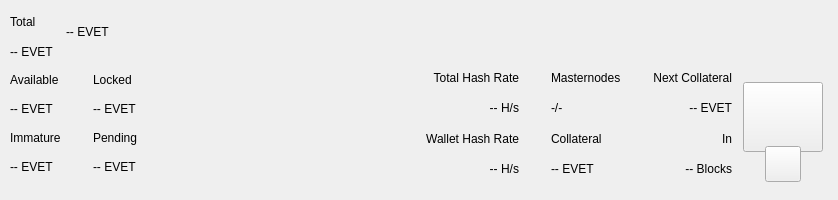
<?xml version="1.0" encoding="UTF-8"?>
<ui version="4.0">
 <class>TopBar</class>
 <widget class="QWidget" name="TopBar">
  <property name="geometry">
   <rect>
    <x>0</x>
    <y>0</y>
    <width>838</width>
    <height>200</height>
   </rect>
  </property>
  <property name="minimumSize">
   <size>
    <width>0</width>
    <height>200</height>
   </size>
  </property>
  <property name="maximumSize">
   <size>
    <width>16777215</width>
    <height>200</height>
   </size>
  </property>
  <property name="windowTitle">
   <string>Form</string>
  </property>
  <layout class="QVBoxLayout" name="verticalLayout_10" stretch="0">
   <property name="spacing">
    <number>0</number>
   </property>
   <property name="leftMargin">
    <number>0</number>
   </property>
   <property name="topMargin">
    <number>0</number>
   </property>
   <property name="rightMargin">
    <number>0</number>
   </property>
   <property name="bottomMargin">
    <number>0</number>
   </property>
   <item>
    <widget class="PFBorderImage" name="containerTop">
     <layout class="QVBoxLayout" name="verticalLayout_11">
      <property name="spacing">
       <number>0</number>
      </property>
      <property name="leftMargin">
       <number>0</number>
      </property>
      <property name="topMargin">
       <number>0</number>
      </property>
      <property name="rightMargin">
       <number>0</number>
      </property>
      <property name="bottomMargin">
       <number>0</number>
      </property>
      <item>
       <widget class="QWidget" name="top_container_2" native="true">
        <property name="minimumSize">
         <size>
          <width>0</width>
          <height>65</height>
         </size>
        </property>
        <layout class="QHBoxLayout" name="top_container">
         <property name="spacing">
          <number>0</number>
         </property>
         <property name="leftMargin">
          <number>10</number>
         </property>
         <property name="topMargin">
          <number>0</number>
         </property>
         <property name="rightMargin">
          <number>10</number>
         </property>
         <property name="bottomMargin">
          <number>0</number>
         </property>
         <item>
          <layout class="QHBoxLayout" name="horizontalLayout_4">
           <property name="spacing">
            <number>12</number>
           </property>
           <property name="rightMargin">
            <number>0</number>
           </property>
           <item>
            <widget class="QWidget" name="widgetAmount" native="true">
             <layout class="QVBoxLayout" name="verticalLayout_2">
              <property name="spacing">
               <number>2</number>
              </property>
              <property name="leftMargin">
               <number>0</number>
              </property>
              <property name="topMargin">
               <number>8</number>
              </property>
              <property name="rightMargin">
               <number>0</number>
              </property>
              <property name="bottomMargin">
               <number>0</number>
              </property>
              <item>
               <widget class="QLabel" name="labelTitle1">
                <property name="text">
                 <string>Total</string>
                </property>
               </widget>
              </item>
              <item>
               <widget class="PrivateQLabel" name="labelAmountPiv">
                <property name="text">
                 <string notr="true">-- EVET</string>
                </property>
               </widget>
              </item>
             </layout>
            </widget>
           </item>
           <item alignment="Qt::AlignVCenter">
            <widget class="QWidget" name="widgetTopAmount" native="true">
             <property name="sizePolicy">
              <sizepolicy hsizetype="Preferred" vsizetype="Maximum">
               <horstretch>0</horstretch>
               <verstretch>0</verstretch>
              </sizepolicy>
             </property>
             <layout class="QHBoxLayout" name="horizontalLayout_5">
              <property name="spacing">
               <number>0</number>
              </property>
              <property name="leftMargin">
               <number>0</number>
              </property>
              <property name="topMargin">
               <number>0</number>
              </property>
              <property name="rightMargin">
               <number>0</number>
              </property>
              <property name="bottomMargin">
               <number>0</number>
              </property>
              <item alignment="Qt::AlignTop">
               <widget class="PrivateQLabel" name="labelAmountTopPiv">
                <property name="minimumSize">
                 <size>
                  <width>0</width>
                  <height>36</height>
                 </size>
                </property>
                <property name="styleSheet">
                 <string notr="true">padding:0px;margin:0px;</string>
                </property>
                <property name="text">
                 <string notr="true">-- EVET</string>
                </property>
               </widget>
              </item>
             </layout>
            </widget>
           </item>
           <item>
            <spacer name="horizontalSpacer">
             <property name="orientation">
              <enum>Qt::Horizontal</enum>
             </property>
             <property name="sizeHint" stdset="0">
              <size>
               <width>40</width>
               <height>20</height>
              </size>
             </property>
            </spacer>
           </item>
           <item alignment="Qt::AlignRight">
            <widget class="QWidget" name="layoutSync" native="true">
             <property name="minimumSize">
              <size>
               <width>0</width>
               <height>36</height>
              </size>
             </property>
             <property name="maximumSize">
              <size>
               <width>16777215</width>
               <height>36</height>
              </size>
             </property>
             <layout class="QVBoxLayout" name="verticalLayout_9">
              <property name="leftMargin">
               <number>0</number>
              </property>
              <property name="topMargin">
               <number>0</number>
              </property>
              <property name="rightMargin">
               <number>0</number>
              </property>
              <property name="bottomMargin">
               <number>0</number>
              </property>
              <item>
               <widget class="ExpandableButton" name="pushButtonSync" native="true">
                <property name="minimumSize">
                 <size>
                  <width>36</width>
                  <height>36</height>
                 </size>
                </property>
                <property name="maximumSize">
                 <size>
                  <width>16777215</width>
                  <height>36</height>
                 </size>
                </property>
               </widget>
              </item>
             </layout>
            </widget>
           </item>
           <item>
            <widget class="ExpandableButton" name="pushButtonHDUpgrade" native="true">
             <property name="minimumSize">
              <size>
               <width>36</width>
               <height>36</height>
              </size>
             </property>
             <property name="maximumSize">
              <size>
               <width>16777215</width>
               <height>36</height>
              </size>
             </property>
            </widget>
           </item>
           <item>
            <widget class="ExpandableButton" name="pushButtonStack" native="true">
             <property name="minimumSize">
              <size>
               <width>36</width>
               <height>36</height>
              </size>
             </property>
             <property name="maximumSize">
              <size>
               <width>16777215</width>
               <height>36</height>
              </size>
             </property>
            </widget>
           </item>
           <item>
            <widget class="ExpandableButton" name="pushButtonConf" native="true">
             <property name="minimumSize">
              <size>
               <width>36</width>
               <height>36</height>
              </size>
             </property>
             <property name="maximumSize">
              <size>
               <width>16777215</width>
               <height>36</height>
              </size>
             </property>
            </widget>
           </item>
           <item>
            <widget class="ExpandableButton" name="pushButtonMasternodes" native="true">
             <property name="minimumSize">
              <size>
               <width>36</width>
               <height>36</height>
              </size>
             </property>
             <property name="maximumSize">
              <size>
               <width>16777215</width>
               <height>36</height>
              </size>
             </property>
            </widget>
           </item>
           <item>
            <widget class="ExpandableButton" name="pushButtonConsole" native="true">
             <property name="minimumSize">
              <size>
               <width>36</width>
               <height>36</height>
              </size>
             </property>
             <property name="maximumSize">
              <size>
               <width>16777215</width>
               <height>36</height>
              </size>
             </property>
            </widget>
           </item>
           <item>
            <widget class="ExpandableButton" name="pushButtonConnection" native="true">
             <property name="minimumSize">
              <size>
               <width>36</width>
               <height>36</height>
              </size>
             </property>
             <property name="maximumSize">
              <size>
               <width>16777215</width>
               <height>36</height>
              </size>
             </property>
            </widget>
           </item>
           <item>
            <widget class="ExpandableButton" name="pushButtonTor" native="true">
             <property name="minimumSize">
              <size>
               <width>36</width>
               <height>36</height>
              </size>
             </property>
             <property name="maximumSize">
              <size>
               <width>16777215</width>
               <height>36</height>
              </size>
             </property>
            </widget>
           </item>
           <item>
            <widget class="ExpandableButton" name="pushButtonLock" native="true">
             <property name="sizePolicy">
              <sizepolicy hsizetype="Expanding" vsizetype="Expanding">
               <horstretch>0</horstretch>
               <verstretch>0</verstretch>
              </sizepolicy>
             </property>
             <property name="minimumSize">
              <size>
               <width>36</width>
               <height>0</height>
              </size>
             </property>
             <property name="maximumSize">
              <size>
               <width>16777215</width>
               <height>36</height>
              </size>
             </property>
            </widget>
           </item>
           <item>
            <widget class="ExpandableButton" name="pushButtonTheme" native="true">
             <property name="minimumSize">
              <size>
               <width>36</width>
               <height>36</height>
              </size>
             </property>
             <property name="maximumSize">
              <size>
               <width>16777215</width>
               <height>36</height>
              </size>
             </property>
            </widget>
           </item>
           <item>
            <widget class="ExpandableButton" name="pushButtonFAQ" native="true">
             <property name="minimumSize">
              <size>
               <width>36</width>
               <height>36</height>
              </size>
             </property>
             <property name="maximumSize">
              <size>
               <width>16777215</width>
               <height>36</height>
              </size>
             </property>
            </widget>
           </item>
           <item>
            <widget class="ExpandableButton" name="pushButtonPrivacy" native="true">
             <property name="minimumSize">
              <size>
               <width>36</width>
               <height>36</height>
              </size>
             </property>
             <property name="maximumSize">
              <size>
               <width>16777215</width>
               <height>36</height>
              </size>
             </property>
            </widget>
           </item>
          </layout>
         </item>
        </layout>
       </widget>
      </item>
      <item>
       <widget class="QWidget" name="bottom_container" native="true">
        <property name="minimumSize">
         <size>
          <width>0</width>
          <height>135</height>
         </size>
        </property>
        <layout class="QHBoxLayout" name="botton_container">
         <property name="leftMargin">
          <number>10</number>
         </property>
         <property name="topMargin">
          <number>0</number>
         </property>
         <property name="rightMargin">
          <number>10</number>
         </property>
         <property name="bottomMargin">
          <number>10</number>
         </property>
         <item>
          <layout class="QHBoxLayout" name="horizontalLayout_3">
           <property name="spacing">
            <number>0</number>
           </property>
           <property name="bottomMargin">
            <number>9</number>
           </property>
           <item>
            <layout class="QVBoxLayout" name="verticalLayout_7">
             <property name="spacing">
              <number>0</number>
             </property>
             <property name="leftMargin">
              <number>0</number>
             </property>
             <property name="rightMargin">
              <number>0</number>
             </property>
             <item>
              <layout class="QHBoxLayout" name="horizontalLayout_2">
               <property name="spacing">
                <number>0</number>
               </property>
               <item>
                <layout class="QVBoxLayout" name="verticalLayout_6">
                 <item>
                  <widget class="QLabel" name="labelTitle5">
                   <property name="text">
                    <string>Available</string>
                   </property>
                  </widget>
                 </item>
                 <item>
                  <widget class="PrivateQLabel" name="labelAvailablePiv">
                   <property name="text">
                    <string>-- EVET</string>
                   </property>
                  </widget>
                 </item>
                 <item>
                  <widget class="QLabel" name="labelTitle4">
                   <property name="text">
                    <string>Immature</string>
                   </property>
                  </widget>
                 </item>
                 <item>
                  <widget class="PrivateQLabel" name="labelImmaturePiv">
                   <property name="text">
                    <string notr="true">-- EVET</string>
                   </property>
                  </widget>
                 </item>
                </layout>
               </item>
               <item>
                <layout class="QVBoxLayout" name="verticalLayout_8">
                 <property name="leftMargin">
                  <number>32</number>
                 </property>
                 <item>
                  <widget class="QLabel" name="labelTitle6">
                   <property name="text">
                    <string>Locked</string>
                   </property>
                  </widget>
                 </item>
                 <item>
                  <widget class="PrivateQLabel" name="labelLockedPiv">
                   <property name="text">
                    <string>-- EVET</string>
                   </property>
                  </widget>
                 </item>
                 <item>
                  <widget class="QLabel" name="labelTitle3">
                   <property name="text">
                    <string>Pending</string>
                   </property>
                  </widget>
                 </item>
                 <item>
                  <widget class="PrivateQLabel" name="labelPendingPiv">
                   <property name="text">
                    <string notr="true">-- EVET</string>
                   </property>
                  </widget>
                 </item>
                </layout>
               </item>
              </layout>
             </item>
            </layout>
           </item>
          </layout>
         </item>
         <item>
          <spacer name="horizontalSpacer_2">
           <property name="orientation">
            <enum>Qt::Horizontal</enum>
           </property>
           <property name="sizeHint" stdset="0">
            <size>
             <width>40</width>
             <height>20</height>
            </size>
           </property>
          </spacer>
         </item>
         <item>
          <layout class="QHBoxLayout" name="horizontalLayout_6">
           <property name="spacing">
            <number>0</number>
           </property>
           <property name="rightMargin">
            <number>0</number>
           </property>
           <property name="bottomMargin">
            <number>9</number>
           </property>
           <item>
            <widget class="QWidget" name="widgetStaking" native="true">
             <layout class="QVBoxLayout" name="verticalLayout_12">
              <property name="leftMargin">
               <number>32</number>
              </property>
              <property name="topMargin">
               <number>0</number>
              </property>
              <property name="rightMargin">
               <number>0</number>
              </property>
              <property name="bottomMargin">
               <number>0</number>
              </property>
              <item>
               <widget class="QLabel" name="labelNetworkHashRateTitle">
                <property name="text">
                 <string>Total Hash Rate</string>
                </property>
                <property name="textFormat">
                 <enum>Qt::AutoText</enum>
                </property>
                <property name="alignment">
                 <set>Qt::AlignRight|Qt::AlignTrailing|Qt::AlignVCenter</set>
                </property>
               </widget>
              </item>
              <item>
               <widget class="QLabel" name="labelNetworkHashRateValue">
                <property name="layoutDirection">
                 <enum>Qt::LeftToRight</enum>
                </property>
                <property name="text">
                 <string>-- H/s</string>
                </property>
                <property name="textFormat">
                 <enum>Qt::AutoText</enum>
                </property>
                <property name="alignment">
                 <set>Qt::AlignRight|Qt::AlignTrailing|Qt::AlignVCenter</set>
                </property>
               </widget>
              </item>
              <item>
               <widget class="QLabel" name="labelWalletHashRateTitle">
                <property name="text">
                 <string>Wallet Hash Rate</string>
                </property>
                <property name="textFormat">
                 <enum>Qt::AutoText</enum>
                </property>
                <property name="alignment">
                 <set>Qt::AlignRight|Qt::AlignTrailing|Qt::AlignVCenter</set>
                </property>
               </widget>
              </item>
              <item>
               <widget class="PrivateQLabel" name="labelWalletHashRateValue">
                <property name="text">
                 <string notr="true">-- H/s</string>
                </property>
                <property name="textFormat">
                 <enum>Qt::AutoText</enum>
                </property>
                <property name="alignment">
                 <set>Qt::AlignRight|Qt::AlignTrailing|Qt::AlignVCenter</set>
                </property>
               </widget>
              </item>
             </layout>
            </widget>
           </item>
           <item>
            <widget class="QWidget" name="widgetMasternodes" native="true">
             <layout class="QVBoxLayout">
              <property name="leftMargin">
               <number>32</number>
              </property>
              <property name="topMargin">
               <number>0</number>
              </property>
              <property name="rightMargin">
               <number>0</number>
              </property>
              <property name="bottomMargin">
               <number>0</number>
              </property>
              <item>
               <widget class="QLabel" name="labelMasternodesTitle">
                <property name="text">
                 <string>Masternodes</string>
                </property>
               </widget>
              </item>
              <item>
               <widget class="PrivateQLabel" name="labelMasternodeCount">
                <property name="text">
                 <string>-/-</string>
                </property>
               </widget>
              </item>
              <item>
               <widget class="QLabel" name="labelCollateralTitle">
                <property name="text">
                 <string>Collateral</string>
                </property>
               </widget>
              </item>
              <item>
               <widget class="QLabel" name="labelCollateralValue">
                <property name="text">
                 <string notr="true">-- EVET</string>
                </property>
               </widget>
              </item>
             </layout>
            </widget>
           </item>
           <item>
            <widget class="QWidget" name="widgetNextCollateral" native="true">
             <layout class="QVBoxLayout" name="verticalLayout_12">
              <property name="leftMargin">
               <number>32</number>
              </property>
              <property name="topMargin">
               <number>0</number>
              </property>
              <property name="rightMargin">
               <number>0</number>
              </property>
              <property name="bottomMargin">
               <number>0</number>
              </property>
              <item>
               <widget class="QLabel" name="labelNextMasternodesTitle">
                <property name="text">
                 <string>Next Collateral</string>
                </property>
                <property name="textFormat">
                 <enum>Qt::AutoText</enum>
                </property>
                <property name="alignment">
                 <set>Qt::AlignRight|Qt::AlignTrailing|Qt::AlignVCenter</set>
                </property>
               </widget>
              </item>
              <item>
               <widget class="QLabel" name="labelNextCollateralValue">
                <property name="text">
                 <string>-- EVET</string>
                </property>
                <property name="textFormat">
                 <enum>Qt::AutoText</enum>
                </property>
                <property name="alignment">
                 <set>Qt::AlignRight|Qt::AlignTrailing|Qt::AlignVCenter</set>
                </property>
               </widget>
              </item>
              <item>
               <widget class="QLabel" name="labelRemainingBlocks">
                <property name="text">
                 <string>In</string>
                </property>
                <property name="textFormat">
                 <enum>Qt::AutoText</enum>
                </property>
                <property name="alignment">
                 <set>Qt::AlignRight|Qt::AlignTrailing|Qt::AlignVCenter</set>
                </property>
               </widget>
              </item>
              <item>
               <widget class="QLabel" name="labelNextCollateralBlocks">
                <property name="text">
                 <string notr="true">-- Blocks</string>
                </property>
                <property name="textFormat">
                 <enum>Qt::AutoText</enum>
                </property>
                <property name="alignment">
                 <set>Qt::AlignRight|Qt::AlignTrailing|Qt::AlignVCenter</set>
                </property>
               </widget>
              </item>
             </layout>
            </widget>
           </item>
          </layout>
         </item>
         <item>
          <widget class="QWidget" name="qrContainer" native="true">
           <property name="sizePolicy">
            <sizepolicy hsizetype="Preferred" vsizetype="Minimum">
             <horstretch>0</horstretch>
             <verstretch>0</verstretch>
            </sizepolicy>
           </property>
           <property name="minimumSize">
            <size>
             <width>90</width>
             <height>110</height>
            </size>
           </property>
           <property name="maximumSize">
            <size>
             <width>90</width>
             <height>110</height>
            </size>
           </property>
           <layout class="QVBoxLayout" name="containerQR">
            <property name="spacing">
             <number>0</number>
            </property>
            <property name="leftMargin">
             <number>5</number>
            </property>
            <property name="topMargin">
             <number>10</number>
            </property>
            <property name="rightMargin">
             <number>5</number>
            </property>
            <property name="bottomMargin">
             <number>0</number>
            </property>
            <item>
             <widget class="QPushButton" name="btnQr">
              <property name="minimumSize">
               <size>
                <width>70</width>
                <height>70</height>
               </size>
              </property>
              <property name="maximumSize">
               <size>
                <width>16777215</width>
                <height>70</height>
               </size>
              </property>
              <property name="focusPolicy">
               <enum>Qt::NoFocus</enum>
              </property>
              <property name="text">
               <string/>
              </property>
              <property name="iconSize">
               <size>
                <width>70</width>
                <height>70</height>
               </size>
              </property>
             </widget>
            </item>
            <item>
             <spacer name="verticalSpacer">
              <property name="orientation">
               <enum>Qt::Vertical</enum>
              </property>
              <property name="sizeType">
               <enum>QSizePolicy::Fixed</enum>
              </property>
              <property name="sizeHint" stdset="0">
               <size>
                <width>20</width>
                <height>20</height>
               </size>
              </property>
             </spacer>
            </item>
            <item alignment="Qt::AlignHCenter|Qt::AlignBottom">
             <widget class="QPushButton" name="pushButtonQR">
              <property name="minimumSize">
               <size>
                <width>36</width>
                <height>36</height>
               </size>
              </property>
              <property name="maximumSize">
               <size>
                <width>36</width>
                <height>36</height>
               </size>
              </property>
              <property name="focusPolicy">
               <enum>Qt::NoFocus</enum>
              </property>
              <property name="text">
               <string/>
              </property>
             </widget>
            </item>
           </layout>
          </widget>
         </item>
        </layout>
       </widget>
      </item>
     </layout>
    </widget>
   </item>
  </layout>
 </widget>
 <customwidgets>
  <customwidget>
   <class>ExpandableButton</class>
   <extends>QWidget</extends>
   <header>qt/pivx/expandablebutton.h</header>
   <container>1</container>
  </customwidget>
  <customwidget>
   <class>PFBorderImage</class>
   <extends>QFrame</extends>
   <header>qt/pivx/pfborderimage.h</header>
   <container>1</container>
  </customwidget>
  <customwidget>
   <class>PrivateQLabel</class>
   <extends>QLabel</extends>
   <header>qt/pivx/privatelabel.h</header>
   <container>0</container>
  </customwidget>
 </customwidgets>
 <resources/>
 <connections/>
</ui>
